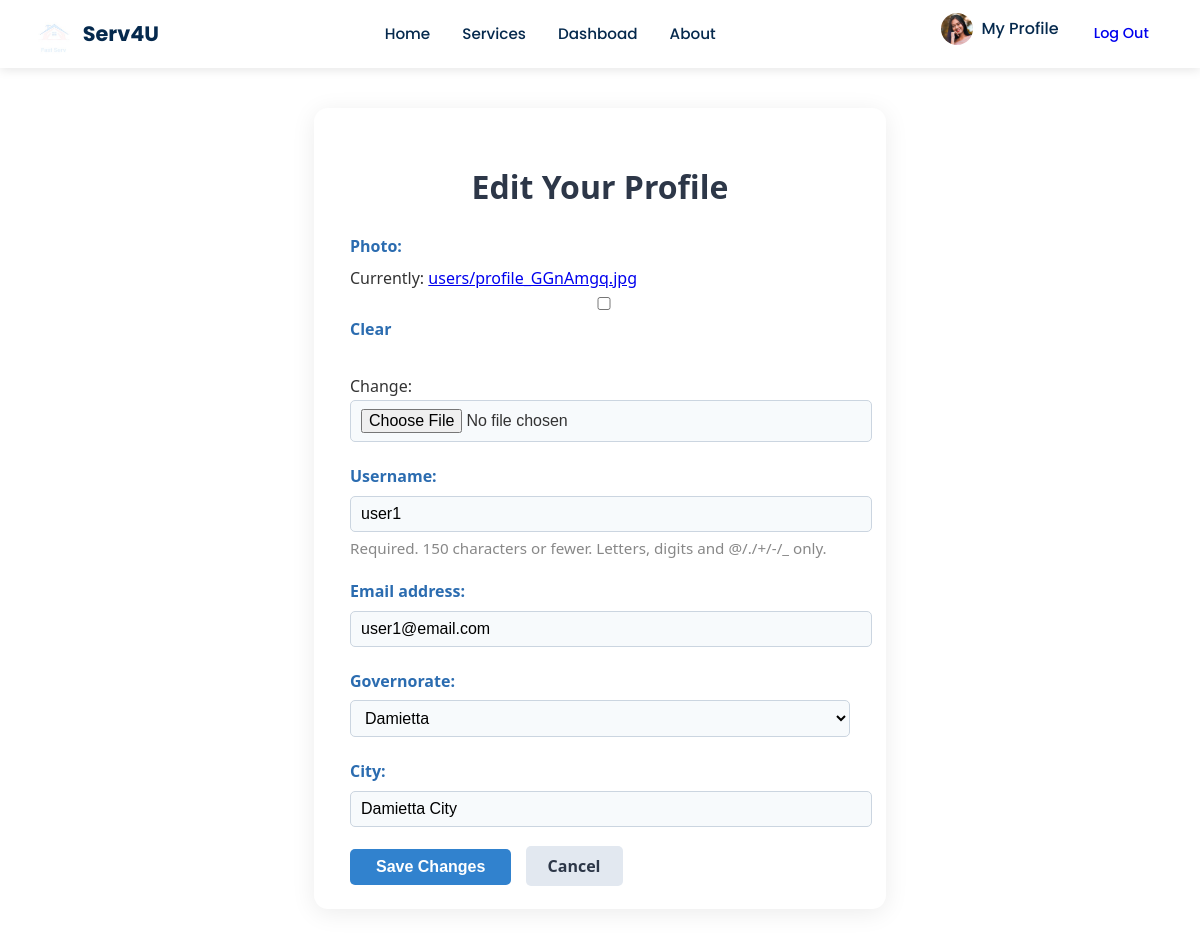
The app's page /user_profile/update/ (signed in) with its own data.
### accounts/models.py (models this page shows, shortened)
class CustomUser(AbstractUser): # table for users
    is_craftsman = models.BooleanField(default=False)
    phone = models.CharField(
        max_length=15,
        unique=True,
        blank=True,
        null=True,
        validators=[
            RegexValidator(
                regex=EGYPT_PHONE_REGEX,
                message="Phone number must be Egyptian (e.g.: +201234567890, 01234567890, or 1234567890)"
            )
        ],
        help_text="Enter Egyptian number (e.g.: +201234567890 or 01234567890)"
    )
    photo = models.ImageField(upload_to="users", blank=True, null=True)
    governorate = models.CharField(max_length=50,choices=GOVERNORATE_CHOICES, blank=True, null=True)
    city = models.CharField(max_length=50, blank=True, null=True)
    class Meta:
        db_table = "Users"

### pages/views.py (the view)
# urls.py: path("user_profile/update/", views.UserProfileUpdateView.as_view(), name="user_profile_update"),
class UserProfileUpdateView(LoginRequiredMixin, UpdateView):
    model = CustomUser
    form_class = UserProfileUpdateForm
    template_name = "pages/profiles/user_profile_update.html"
    success_url = reverse_lazy('user_profile')
    def get_object(self):
        return self.request.user

### pages/forms.py
class UserProfileUpdateForm(forms.ModelForm):
    class Meta:
        model = CustomUser
        fields = ["photo", "username", "email", "governorate", "city"]

### pages/context_processors.py (called while the page is built)
def craftsman_context(request):
    craftsman = None
    if request.user.is_authenticated:
        try:
            craftsman = request.user.craftsman
        except (AttributeError, Craftsman.DoesNotExist):
            craftsman = None
    return {'craftsman': craftsman}

### pages/templates/pages/profiles/user_profile_update.html (shortened to what this page needs)
{% extends "pages/_base.html" %}
{% load static %}
{% block style %}
<link rel="stylesheet" href="{% static 'pages/user_profile_update.css' %}">
{% endblock style %}
{% block content %}
<div class="edit-profile-container">
    <h1 class="edit-profile-title">Edit Your Profile</h1>
    <form method="post" enctype="multipart/form-data" class="edit-profile-form">
        {% for field in form %}
            <div class="form-group">
                {{ field.label_tag }}
                {{ field }}
                {% if field.help_text %}
                    <small class="help-text">{{ field.help_text }}</small>
                {% endif %}
            </div>
        {% endfor %}
        <button type="submit" class="save-btn">Save Changes</button>
        <a href="{% url 'user_profile' %}" class="cancel-btn">Cancel</a>
    </form>
</div>
{% endblock content %}

### pages/templates/pages/_base.html (shortened to what this page needs)
<!DOCTYPE html>
{% load static %}
<html lang="en">
    <head>
        <link rel="stylesheet" href="{% static 'pages/_base.css' %}">
        <link rel="stylesheet" href="https://cdnjs.cloudflare.com/ajax/libs/font-awesome/6.4.0/css/all.min.css">
        {% block style %}
        {% endblock style %}
    </head>
    <body>
        <header>
            <nav>
                <a href="{% url 'home' %}" class="logo-link">
                <img src="{% static 'pages/images/logo1.jpg' %}" alt="Serv4U Logo" class="logo-img">
                <span class="logo-text">Serv4U</span>
                </a>
                <div class="nav-links">
                <ul>
                    <li><a href="{% url 'home' %}">Home</a></li>
                    <li><a href="{% url 'service_list' %}">Services</a></li>
                    <li><a href="{% url 'dashboard' %}">Dashboad</a></li>
                    <li><a href="{% url 'about' %}">About</a></li>
                </ul>
                </div>
                <div class="auth-links">
                <ul>
                    {% if user.is_authenticated %}
                    <li class="profile-dropdown">
                        <a href="{% url 'profile' %}" class="profile-link">
                        {% if user.photo %}
                            <img src="{{ user.photo.url }}" class="profile-img">
                        {% elif craftsman.photo %}
                            <img src="{{ craftsman.photo.url }}" class="profile-img">
                        {% endif %}
                        <span>My Profile</span>
                        </a>
                    </li>
                    <li>
                        <a href="{% url 'account_logout' %}" class="auth-btn logout-btn">Log Out</a>
                    </li>
                    {% endif %}
                </ul>
                </div>
            </nav>
        </header>
        <main>
            {% block content %}{% endblock content %}
        </main>
    </body>
</html>

### pages/static/pages/_base.css (style rules this page uses)
body { font-family: 'Poppins', sans-serif; margin: 0; color: #333; line-height: 1.6; }
header { background-color: #ffffff; box-shadow: 0 2px 10px rgba(0, 0, 0, 0.1); position: sticky; top: 0; z-index: 1000; padding: 0.8rem 0; }
nav { display: flex; align-items: center; justify-content: space-between; max-width: 1200px; margin: 0 auto; padding: 0 2rem; }
.logo-link { display: flex; align-items: center; gap: 0.5rem; text-decoration: none; }
.logo-img { height: 40px; transition: transform 0.3s ease; }
.logo-text { font-size: 1.3rem; font-weight: 700; color: #05294d; margin: 0; }
.nav-links { display: flex; gap: 1.5rem; }
.nav-links ul { display: flex; gap: 2rem; list-style: none; margin: 0; padding: 0; }
.nav-links a { color: #05294d; text-decoration: none; font-weight: 500; font-size: 0.95rem; position: relative; padding: 0.5rem 0; transition: color 0.3s ease; }
.nav-links a::after { content: ''; position: absolute; bottom: 0; left: 0; width: 0; height: 2px; background-color: #dc3545; transition: width 0.3s ease; }
.auth-links ul { display: flex; gap: 1rem; list-style: none; margin: 0; padding: 0; }
.auth-btn { display: inline-block; padding: 0.6rem 1.2rem; border-radius: 6px; font-weight: 500; text-decoration: none; transition: all 0.3s ease; font-size: 0.9rem; }
.profile-dropdown { position: relative; }
.profile-link { display: flex; align-items: center; gap: 0.5rem; color: #05294d; text-decoration: none; font-weight: 500; }
.profile-img { width: 32px; height: 32px; border-radius: 50%; object-fit: cover; }

### pages/static/pages/user_profile_update.css (style rules this page uses)
.edit-profile-container { max-width: 500px; margin: 40px auto; background: #fff; border-radius: 14px; box-shadow: 0 4px 24px rgba(0,0,0,0.08); padding: 32px 36px 24px 36px; font-family: 'Segoe UI', Arial, sans-serif; }
.edit-profile-title { text-align: center; margin-bottom: 22px; color: #2d3748; font-weight: 700; }
.edit-profile-form .form-group { margin-bottom: 18px; }
.edit-profile-form label { display: block; margin-bottom: 6px; color: #2b6cb0; font-weight: 600; }
.edit-profile-form input, .edit-profile-form select, .edit-profile-form textarea { width: 100%; padding: 8px 10px; border: 1px solid #cbd5e0; border-radius: 5px; font-size: 1em; background: #f7fafc; margin-bottom: 4px; }
.edit-profile-form .help-text { color: #888; font-size: 0.95em; }
.save-btn { background: #3182ce; color: #fff; border: none; padding: 9px 26px; border-radius: 5px; font-size: 1em; font-weight: 600; cursor: pointer; transition: background 0.2s; margin-right: 10px; }
.cancel-btn { background: #e2e8f0; color: #2d3748; border: none; padding: 9px 22px; border-radius: 5px; font-size: 1em; font-weight: 600; text-decoration: none; transition: background 0.2s; }

### records on screen
CustomUser: photo (picture), form "user1" "user1@email.com" "Damietta" "Damietta City"

### other values on screen
{{ field.label_tag }} "Photo:" "Username:" "Email address:" "Governorate:" "City:"
{{ field.help_text }} "Required. 150 characters or fewer. Letters, digits and @/./+/-/_ only."
